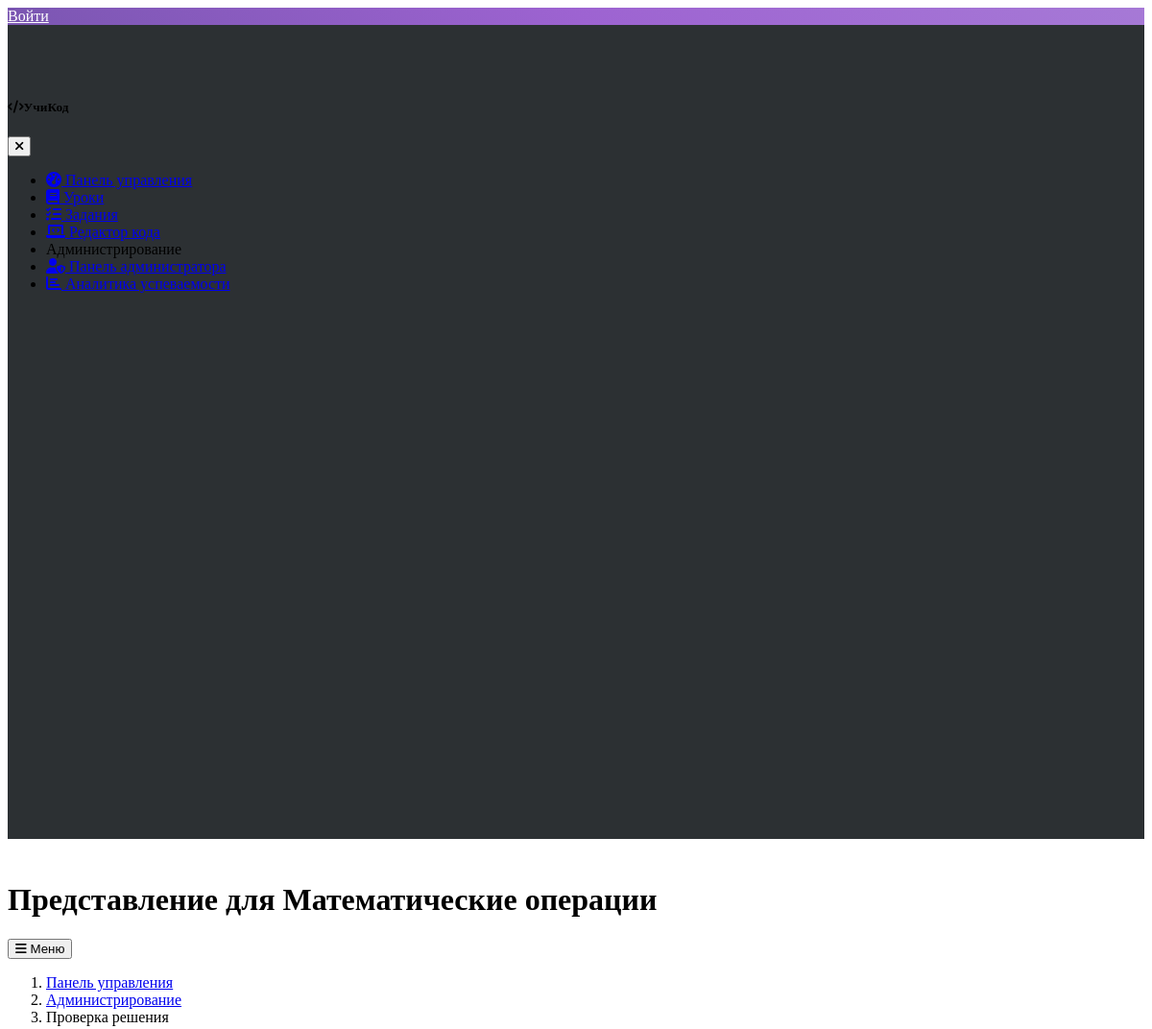
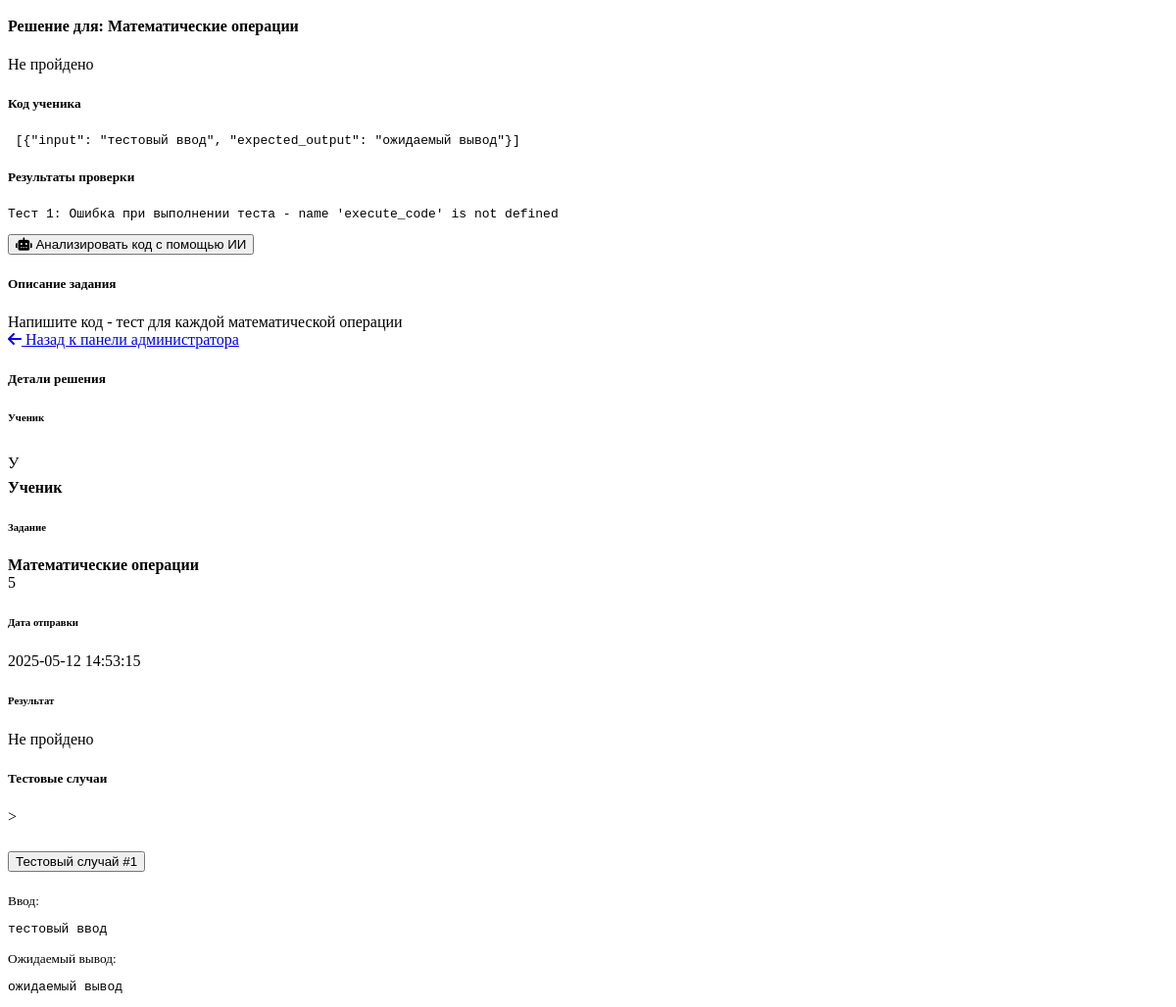
The page /submissions/1 on the database its author committed (2 pictures, top to bottom).
### models.py (models this page shows, shortened)
class Assignment(db.Model):
    id = db.Column(db.Integer, primary_key=True)
    title = db.Column(db.String(200), nullable=False)
    description = db.Column(db.Text, nullable=False)
    tests = db.Column(db.Text, nullable=False)  # JSON string of test cases
    difficulty = db.Column(db.String(20), default="Medium")
    date_created = db.Column(db.DateTime, default=datetime.utcnow)
    date_updated = db.Column(db.DateTime, default=datetime.utcnow, onupdate=datetime.utcnow)
    is_published = db.Column(db.Boolean, default=True)
    submissions = db.relationship('Submission', backref='assignment', lazy=True, cascade="all, delete-orphan")

class Submission(db.Model):
    id = db.Column(db.Integer, primary_key=True)
    student_name = db.Column(db.String(100), nullable=False, default="Аноним")
    assignment_id = db.Column(db.Integer, db.ForeignKey('assignment.id'), nullable=False)
    code = db.Column(db.Text, nullable=False)
    result = db.Column(db.String(20), default="Not evaluated")
    feedback = db.Column(db.Text)
    date_submitted = db.Column(db.DateTime, default=datetime.utcnow)

### app.py (the view)
@app.route('/submissions/<int:submission_id>')
def view_submission(submission_id):
    submission = Submission.query.get_or_404(submission_id)
    assignment = Assignment.query.get_or_404(submission.assignment_id)
    return render_template(
        'submission.html',
        title=f'Представление для {assignment.title}',
        submission=submission,
        assignment=assignment
    )

### templates/submission.html (shortened to what this page needs)
{% extends "layout.html" %}
{% block content %}
<div class="container">
    <nav aria-label="breadcrumb" class="mb-4">
        <ol class="breadcrumb">
            <li class="breadcrumb-item"><a href="{{ url_for('dashboard') }}">Панель управления</a></li>
            <li class="breadcrumb-item"><a href="{{ url_for('admin_panel') }}">Администрирование</a></li>
            <li class="breadcrumb-item active" aria-current="page">Проверка решения</li>
        </ol>
    </nav>
    <div class="row">
        <div class="col-md-8">
            <div class="card mb-4">
                <div class="card-header d-flex justify-content-between align-items-center">
                    <h4 class="mb-0">
                        Решение для: {{ assignment.title }}
                    </h4>
                    <span class="badge {% if submission.result == 'Passed' %}bg-success{% else %}bg-danger{% endif %}">
                        {% if submission.result == 'Passed' %}Пройдено{% else %}Не пройдено{% endif %}
                    </span>
                </div>
                <div class="card-body">
                    <div class="mb-3">
                        <h5>Код ученика</h5>
                        <div class="bg-dark text-light p-3 rounded code-display">
                            <pre><code>{{ submission.code }}</code></pre>
                        </div>
                    </div>
                    <div class="mb-3">
                        <h5>Результаты проверки</h5>
                        <div class="bg-dark text-light p-3 rounded">
                            <pre>{{ submission.feedback }}</pre>
                        </div>
                    </div>
                    <div class="mb-3">
                        <button id="analyze-code-btn" class="btn btn-primary mb-3">
                            <i class="fas fa-robot me-1"></i> Анализировать код с помощью ИИ
                        </button>
                    </div>
                    <div class="mb-3">
                        <h5>Описание задания</h5>
                        <div class="p-3 rounded border">
                            {{ assignment.description|safe }}
                        </div>
                    </div>
                </div>
                <div class="card-footer d-flex justify-content-between">
                    <a href="{{ url_for('admin_panel') }}" class="btn btn-secondary">
                        <i class="fas fa-arrow-left me-1"></i> Назад к панели администратора
                    </a>
                </div>
            </div>
        </div>
        <div class="col-md-4">
            <div class="card mb-4">
                <div class="card-header">
                    <h5 class="mb-0">Детали решения</h5>
                </div>
                <div class="card-body">
                    <div class="mb-3">
                        <h6 class="text-muted mb-1">Ученик</h6>
                        <div class="d-flex align-items-center">
                            <div class="avatar bg-primary rounded-circle text-center me-2" style="width: 32px; height: 32px; line-height: 32px;">
                                У
                            </div>
                            <div>
                                <strong>Ученик</strong>
                            </div>
                        </div>
                    </div>
                    <div class="mb-3">
                        <h6 class="text-muted mb-1">Задание</h6>
                        <strong>{{ assignment.title }}</strong>
                        <div class="small text-muted">
                            <span class="badge rounded-pill difficulty-badge {{ assignment.difficulty }}">
                                {% if assignment.difficulty == 'Easy' %}Легкий
                                {% elif assignment.difficulty == 'Medium' %}Средний
                                {% elif assignment.difficulty == 'Hard' %}Сложный
                                {% else %}{{ assignment.difficulty }}{% endif %}
                            </span>
                        </div>
                    </div>
                    <div class="mb-3">
                        <h6 class="text-muted mb-1">Дата отправки</h6>
                        <div>{{ submission.date_submitted.strftime('%Y-%m-%d %H:%M:%S') }}</div>
                    </div>
                    <div class="mb-3">
                        <h6 class="text-muted mb-1">Результат</h6>
                        <div>
                            {% if submission.result == 'Passed' %}
                            <span class="badge bg-success">Пройдено</span>
                            {% elif submission.result == 'Failed' %}
                            <span class="badge bg-danger">Не пройдено</span>
                            {% else %}
                            <span class="badge bg-secondary">{{ submission.result }}</span>
                            {% endif %}
                        </div>
                    </div>
                </div>
            </div>
            <div class="card">
                <div class="card-header">
                    <h5 class="mb-0">Тестовые случаи</h5>
                </div>
                <div class="card-body">
                    <div class="accordion" id="testCasesAccordion">
                        {% set tests_json = assignment.tests|tojson|safe %}
                        >
                    </div>
                </div>
            </div>
        </div>
    </div>
</div>
{% endblock %}

### rows shown on the page
Assignment: title "Математические операции", description "Напишите код - тест для каждой математической операции", difficulty "5"
Submission: code "[{\"input\": \"тестовый ввод\", \"expected_output\": \"ожидаемый вывод\"}]", feedback "Тест 1: Ошибка при выполнении теста - name 'execute_code' is not defined", date_submitted "2025-05-12 14:53:15"

### other values the page prints
{{ title }} "Представление для Математические операции"
